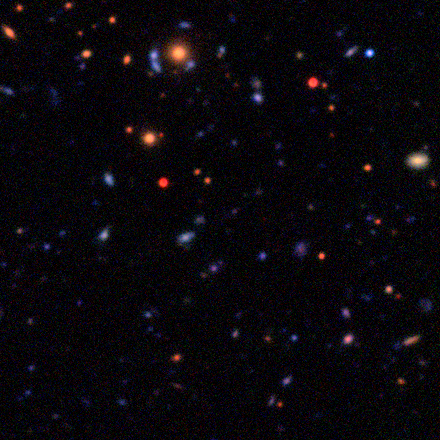
#> input picture data/7k4r.png, 440 x 440 px
$ python getsyntimg.py   (older library calls are emulated)
#> lines starting #> are read from the running program, lines starting #| are printed output that depends on the picture
### data/imgproc.py
# coding: utf-8

import numpy as np
import scipy as sp
from scipy import misc
import matplotlib.pyplot as plt


# [15 lines left out: function px2arcs, not called in this run]


img = None
image = None

def get_image(iname, shapes, cut):

#> called with iname = '7k4r.png', cut = (0, 100, 120, 220)
    global img
    global image

    img = misc.imread(iname)
#> img is the input picture: shape (440, 440, 3); mean R, G, B 10.9, 8.1, 12.3
    nimg = np.zeros(img.shape, dtype=np.uint8)

#    # start with 3 hardcoded squares
#    shapes = [
#        ('sq', (48,73,146,161)),
#        ('sq', (18,28,176,191)),
#        ('sq', (60,71,184,196)),
#    ]
#
#    # select region / cut
#    # (x1,x2,y1,y2)
#    # x is vertical
#    cut = (0,100,100,200)
#

    for tjpe, parameters in shapes:
        if tjpe=="sq": #square:
            x1,x2,y1,y2 = parameters
            nimg[x1:x2,y1:y2,:] = img[x1:x2,y1:y2,:]
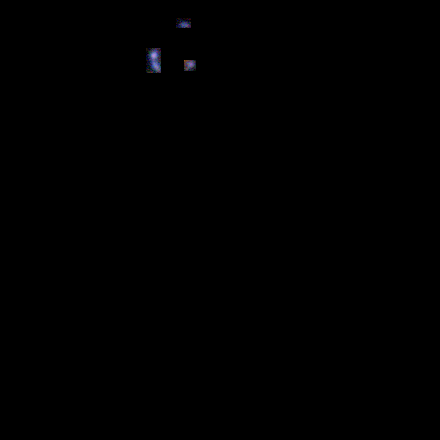
#> nimg: shape (440, 440, 3); mean R, G, B 0.2, 0.2, 0.3

    #nimg[48:73,146:161,:] = img[48:73,146:161,:]
    #nimg[18:28,176:191,:] = img[18:28,176:191,:]
    #nimg[60:71,184:196,:] = img[60:71,184:196,:]

    image = nimg[cut[0]:cut[1], cut[2]:cut[3], : ]
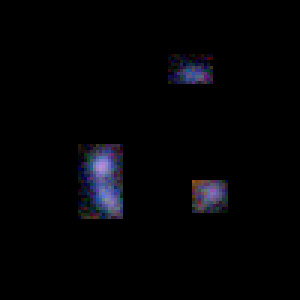
#> image: shape (100, 100, 3) (shown 3 times larger); mean R, G, B 3.6, 3.6, 5.5

    return image


def get_mask(shapes, cutslice):

    global img
    mask = np.zeros(img.shape[:-1], dtype=np.bool) # fill with False

    for tjpe, parameters in shapes:
        if tjpe=="sq": #square:
            x1,x2,y1,y2 = parameters
            mask[x1:x2,y1:y2] = True

    return mask[cutslice]

# [10 lines of commented-out code are left out]

### data/getsyntimg.py
# -*- coding: utf-8 -*-
"""
Created on Thu Dec 18 11:39:04 2014

@author: rafik
"""

from __future__ import division

import numpy as np
#import scipy as sp
#from scipy import misc
import matplotlib as mpl
import matplotlib.pyplot as plt
import matplotlib.gridspec as gridspec

import imgproc as ip


# load and cut the image to roi

img_name = '7k4r.png'

# start with 3 hardcoded squares
shapes = [
    ('sq', (48,73,146,161)),
    ('sq', (18,28,176,191)),
    ('sq', (60,71,184,196)), # (60,71,184,196))
]

# this only works for squares, it's a shortcut for the paper plot below.. don't acutally use this for production
# shapes2 = [ (t,c, np.s_[c[0]:c[1],c[2]:c[3]]) for t,c in shapes ]

# select region / cut
# (x1,x2,y1,y2)
# x is vertical
cut = (10,80,140,200)
cut = (0,100,120,220)

cutslice = np.s_[cut[0]:cut[1],cut[2]:cut[3]] # can directly be used on images

# setup the center / lens pos.. (in reference to the NEW / cutted image)
centrx = 177.95
centry = -53.54
# set offsets
offsx = cut[2]
offsy = cut[0]

center = (centrx-offsx, centry-offsy)


image = ip.get_image(img_name, shapes, cut)
mask = ip.get_mask(shapes, cutslice)

image2 = np.copy(image)


#> (the run stopped early here; a loop or call above may not have finished)

$ run again, with data/new_synth_img_detailed.png copied over data/7k4r.png
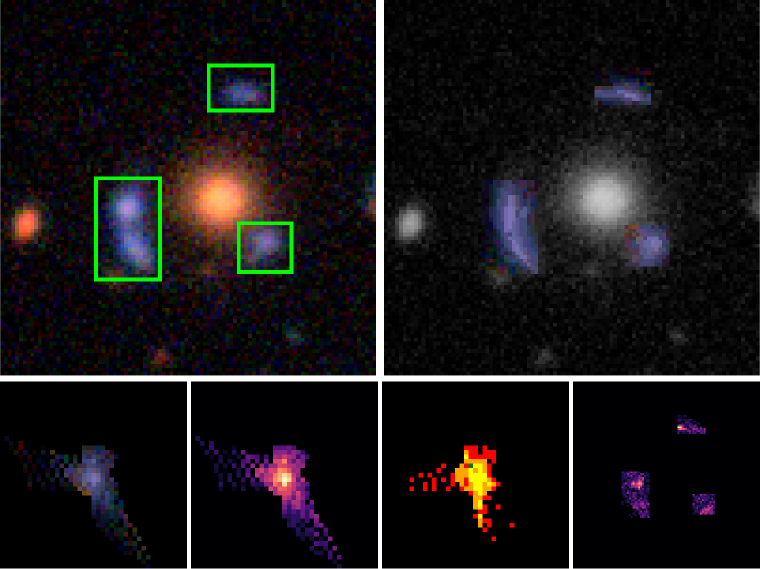
#> input picture data/new_synth_img_detailed.png, 1520 x 1138 px (shown at 1/2 size)
#> in get_image, img is the input picture: shape (1138, 1520, 4); mean R, G, B, A 22.9, 20.3, 21.4, 255
#> after the loop in get_image, `for tjpe, parameters in shapes:`:
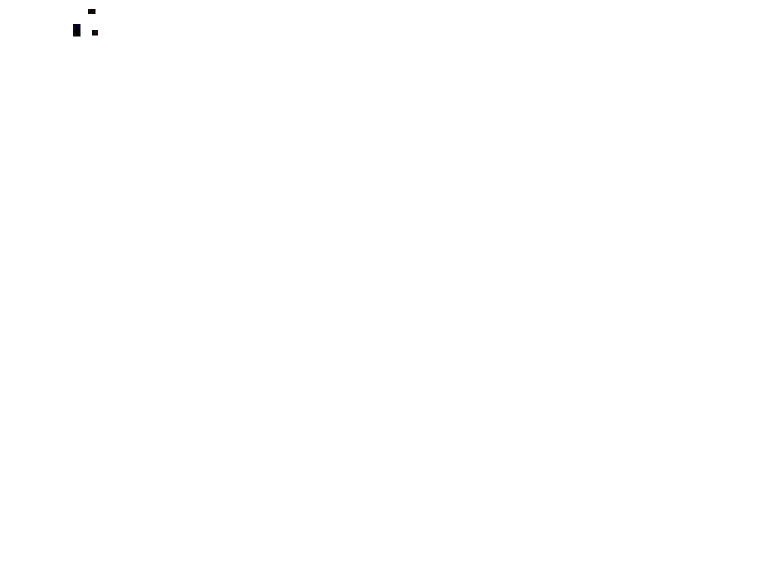
#> nimg: shape (1138, 1520, 4) (shown at 1/2 size); mean R, G, B, A 0, 0, 0, 0.1; transparent parts drawn white
#> in get_image, `image = nimg[cut[0]:cut[1], cut[2]:cut[3], : ]`:
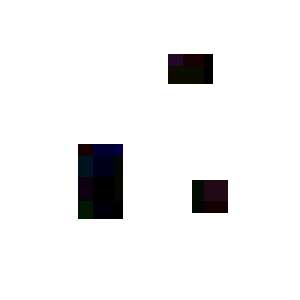
#> image: shape (100, 100, 4) (shown 3 times larger); mean R, G, B, A 0.6, 0.4, 0.8, 16.8; transparent parts drawn white
